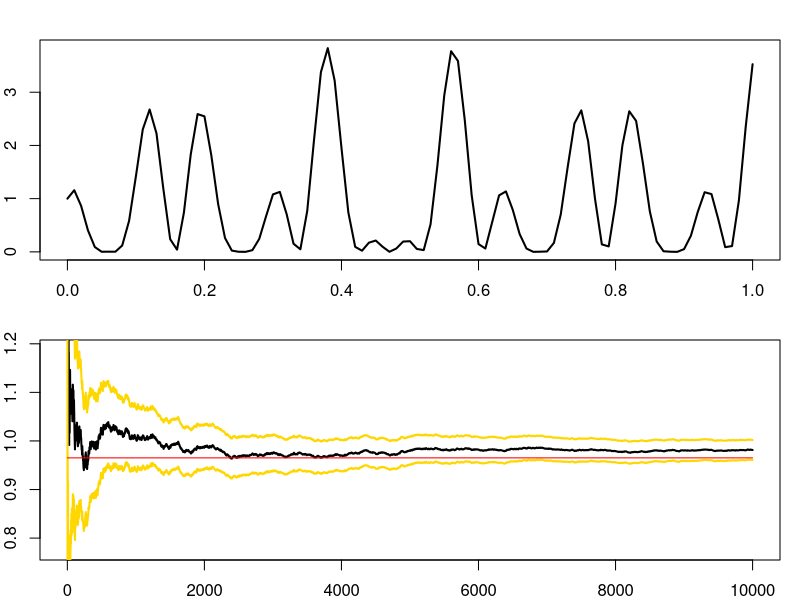

R code for this plot:
#El c?digo confidence.interval.integration.r  aproxima la integral de la funci?n h(x)
#sobre el intervalo [0,1], utilizando Monte Carlo. Grafica las estimaciones 
#y el intervalo de confianza al 95% del estimador en funci?n del n?mero n de simulaciones.

h=function(x){(cos(50*x)+sin(20*x))^2}

par(mar=c(2,2,2,1),mfrow=c(2,1))
curve(h,xlab="Function",ylab="",lwd=2)
integrate(h,0,1)

#number of simulations
n = 10^4
  
x=h(runif(n))
mean(x)
sd(x)
errmean=sd(x)/sqrt(n)
errmean

# vector con intervalo de confienza del 95%
c(mean(x)-1.96*sd(x)/sqrt(n), mean(x)+1.96*sd(x)/sqrt(n))

#estimation of the integral
estint=cumsum(x)/(1:n)

#estimation of the error
esterr=sqrt(cumsum((x-estint)^2))/(1:n)
esterr[length(esterr)]

plot(estint, xlab="Mean and error range", type="l",
     lwd=+2, ylim=mean(x)+20*c(-esterr[n],esterr[n]), ylab="")

#CI:95%
lines(estint+1.96*esterr,col="gold",lwd=2)
lines(estint-1.96*esterr,col="gold",lwd=2)

int=integrate(h,0,1)$value
int
lines(rep(int,n), col="red")
